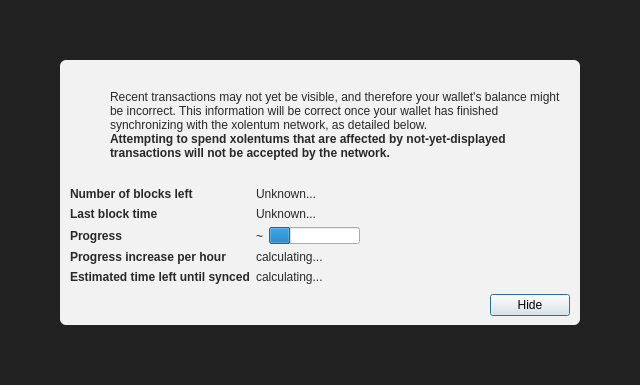
<?xml version="1.0" encoding="UTF-8"?>
<ui version="4.0">
 <class>ModalOverlay</class>
 <widget class="ModalOverlay" name="ModalOverlay">
  <property name="geometry">
   <rect>
    <x>0</x>
    <y>0</y>
    <width>640</width>
    <height>385</height>
   </rect>
  </property>
  <property name="windowTitle">
   <string>Form</string>
  </property>
  <layout class="QVBoxLayout" name="verticalLayout" stretch="0">
   <property name="sizeConstraint">
    <enum>QLayout::SetDefaultConstraint</enum>
   </property>
   <property name="leftMargin">
    <number>0</number>
   </property>
   <property name="topMargin">
    <number>0</number>
   </property>
   <property name="rightMargin">
    <number>0</number>
   </property>
   <property name="bottomMargin">
    <number>0</number>
   </property>
   <item>
    <widget class="QWidget" name="bgWidget" native="true">
     <property name="styleSheet">
      <string notr="true">#bgWidget { background: rgba(0,0,0,220); }</string>
     </property>
     <layout class="QVBoxLayout" name="verticalLayoutMain" stretch="1">
      <property name="leftMargin">
       <number>60</number>
      </property>
      <property name="topMargin">
       <number>60</number>
      </property>
      <property name="rightMargin">
       <number>60</number>
      </property>
      <property name="bottomMargin">
       <number>60</number>
      </property>
      <item>
       <widget class="QWidget" name="contentWidget" native="true">
        <property name="styleSheet">
         <string notr="true">#contentWidget { background: rgba(255,255,255,240); border-radius: 6px; }

QLabel { color: rgb(40,40,40);  }</string>
        </property>
        <layout class="QVBoxLayout" name="verticalLayoutSub" stretch="1,0,0,0">
         <property name="spacing">
          <number>0</number>
         </property>
         <property name="leftMargin">
          <number>10</number>
         </property>
         <property name="topMargin">
          <number>10</number>
         </property>
         <property name="rightMargin">
          <number>10</number>
         </property>
         <property name="bottomMargin">
          <number>10</number>
         </property>
         <item>
          <layout class="QHBoxLayout" name="horizontalLayoutIconText" stretch="0,1">
           <property name="topMargin">
            <number>20</number>
           </property>
           <item>
            <layout class="QVBoxLayout" name="verticalLayoutIcon">
             <property name="leftMargin">
              <number>0</number>
             </property>
             <item>
              <widget class="QPushButton" name="warningIcon">
               <property name="enabled">
                <bool>false</bool>
               </property>
               <property name="text">
                <string/>
               </property>
               <property name="icon">
                <iconset>
                 <normaloff>:/icons/warning</normaloff>
                 <disabledoff>:/icons/warning</disabledoff>:/icons/warning</iconset>
               </property>
               <property name="iconSize">
                <size>
                 <width>48</width>
                 <height>48</height>
                </size>
               </property>
               <property name="flat">
                <bool>true</bool>
               </property>
              </widget>
             </item>
             <item>
              <spacer name="verticalSpacerWarningIcon">
               <property name="orientation">
                <enum>Qt::Vertical</enum>
               </property>
               <property name="sizeHint" stdset="0">
                <size>
                 <width>20</width>
                 <height>40</height>
                </size>
               </property>
              </spacer>
             </item>
            </layout>
           </item>
           <item>
            <layout class="QVBoxLayout" name="verticalLayoutInfoText">
             <property name="leftMargin">
              <number>0</number>
             </property>
             <property name="topMargin">
              <number>0</number>
             </property>
             <item>
              <widget class="QLabel" name="infoText">
               <property name="text">
                <string>Recent transactions may not yet be visible, and therefore your wallet's balance might be incorrect. This information will be correct once your wallet has finished synchronizing with the xolentum network, as detailed below.</string>
               </property>
               <property name="textFormat">
                <enum>Qt::RichText</enum>
               </property>
               <property name="wordWrap">
                <bool>true</bool>
               </property>
              </widget>
             </item>
             <item>
              <widget class="QLabel" name="infoTextStrong">
               <property name="font">
                <font>
                 <weight>75</weight>
                 <bold>true</bold>
                </font>
               </property>
               <property name="text">
                <string>Attempting to spend xolentums that are affected by not-yet-displayed transactions will not be accepted by the network.</string>
               </property>
               <property name="textFormat">
                <enum>Qt::RichText</enum>
               </property>
               <property name="wordWrap">
                <bool>true</bool>
               </property>
              </widget>
             </item>
             <item>
              <spacer name="verticalSpacerInTextSpace">
               <property name="orientation">
                <enum>Qt::Vertical</enum>
               </property>
               <property name="sizeHint" stdset="0">
                <size>
                 <width>20</width>
                 <height>40</height>
                </size>
               </property>
              </spacer>
             </item>
            </layout>
           </item>
          </layout>
         </item>
         <item>
          <spacer name="verticalSpacerAfterText">
           <property name="orientation">
            <enum>Qt::Vertical</enum>
           </property>
           <property name="sizeHint" stdset="0">
            <size>
             <width>20</width>
             <height>40</height>
            </size>
           </property>
          </spacer>
         </item>
         <item>
          <layout class="QFormLayout" name="formLayout">
           <property name="fieldGrowthPolicy">
            <enum>QFormLayout::FieldsStayAtSizeHint</enum>
           </property>
           <property name="horizontalSpacing">
            <number>6</number>
           </property>
           <property name="verticalSpacing">
            <number>6</number>
           </property>
           <property name="topMargin">
            <number>10</number>
           </property>
           <item row="0" column="0">
            <widget class="QLabel" name="labelNumberOfBlocksLeft">
             <property name="font">
              <font>
               <weight>75</weight>
               <bold>true</bold>
              </font>
             </property>
             <property name="text">
              <string>Number of blocks left</string>
             </property>
            </widget>
           </item>
           <item row="0" column="1">
            <widget class="QLabel" name="numberOfBlocksLeft">
             <property name="text">
              <string>Unknown...</string>
             </property>
            </widget>
           </item>
           <item row="1" column="0">
            <widget class="QLabel" name="labelLastBlockTime">
             <property name="font">
              <font>
               <weight>75</weight>
               <bold>true</bold>
              </font>
             </property>
             <property name="text">
              <string>Last block time</string>
             </property>
            </widget>
           </item>
           <item row="1" column="1">
            <widget class="QLabel" name="newestBlockDate">
             <property name="sizePolicy">
              <sizepolicy hsizetype="Maximum" vsizetype="Preferred">
               <horstretch>0</horstretch>
               <verstretch>0</verstretch>
              </sizepolicy>
             </property>
             <property name="text">
              <string>Unknown...</string>
             </property>
            </widget>
           </item>
           <item row="2" column="0">
            <widget class="QLabel" name="labelSyncDone">
             <property name="font">
              <font>
               <weight>75</weight>
               <bold>true</bold>
              </font>
             </property>
             <property name="text">
              <string>Progress</string>
             </property>
            </widget>
           </item>
           <item row="2" column="1">
            <layout class="QHBoxLayout" name="horizontalLayoutSync" stretch="0,1">
             <item>
              <widget class="QLabel" name="percentageProgress">
               <property name="text">
                <string notr="true">~</string>
               </property>
              </widget>
             </item>
             <item>
              <widget class="QProgressBar" name="progressBar">
               <property name="value">
                <number>24</number>
               </property>
               <property name="format">
                <string/>
               </property>
              </widget>
             </item>
            </layout>
           </item>
           <item row="4" column="0">
            <widget class="QLabel" name="labelProgressIncrease">
             <property name="font">
              <font>
               <weight>75</weight>
               <bold>true</bold>
              </font>
             </property>
             <property name="text">
              <string>Progress increase per hour</string>
             </property>
            </widget>
           </item>
           <item row="4" column="1">
            <widget class="QLabel" name="progressIncreasePerH">
             <property name="text">
              <string>calculating...</string>
             </property>
            </widget>
           </item>
           <item row="5" column="0">
            <widget class="QLabel" name="labelEstimatedTimeLeft">
             <property name="font">
              <font>
               <weight>75</weight>
               <bold>true</bold>
              </font>
             </property>
             <property name="text">
              <string>Estimated time left until synced</string>
             </property>
            </widget>
           </item>
           <item row="5" column="1">
            <widget class="QLabel" name="expectedTimeLeft">
             <property name="text">
              <string>calculating...</string>
             </property>
            </widget>
           </item>
          </layout>
         </item>
         <item>
          <layout class="QHBoxLayout" name="horizontalLayoutButtons">
           <property name="leftMargin">
            <number>10</number>
           </property>
           <property name="topMargin">
            <number>10</number>
           </property>
           <item>
            <spacer name="horizontalSpacer">
             <property name="orientation">
              <enum>Qt::Horizontal</enum>
             </property>
             <property name="sizeHint" stdset="0">
              <size>
               <width>40</width>
               <height>20</height>
              </size>
             </property>
            </spacer>
           </item>
           <item>
            <widget class="QPushButton" name="closeButton">
             <property name="text">
              <string>Hide</string>
             </property>
             <property name="focusPolicy">
              <enum>Qt::StrongFocus</enum>
             </property>
             <property name="default">
              <bool>true</bool>
             </property>
            </widget>
           </item>
          </layout>
         </item>
        </layout>
       </widget>
      </item>
     </layout>
    </widget>
   </item>
  </layout>
 </widget>
 <customwidgets>
  <customwidget>
   <class>ModalOverlay</class>
   <extends>QWidget</extends>
   <header>qt/modaloverlay.h</header>
   <container>1</container>
  </customwidget>
 </customwidgets>
 <resources/>
 <connections/>
</ui>
